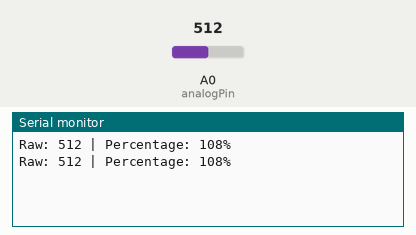
This sketch was run on a simulated Arduino Uno, built with avr-gcc and run on an emulated ATmega328P. Shown: the last lines printed to the serial monitor. The test bench sets the inputs (shaded band); at power-on: A0 (analogPin) = 512.

Above: at 1.8 s.
1.9 s: A0 (analogPin) set to 716
At 2.5 s:
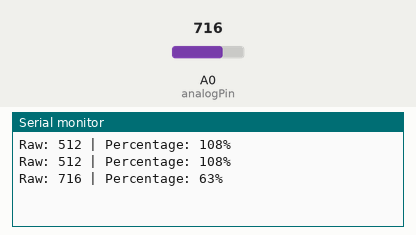
3.4 s: A0 (analogPin) set to 900
At 4.8 s:
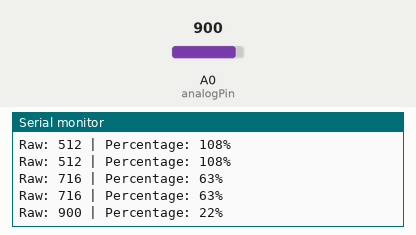
Timing chart, 0 to 6.4 s (numbered marks = the images above; inputs shaded):
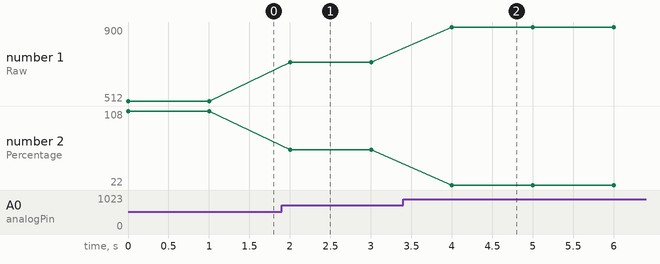

Measured:
- after the input at 1.9 s, the serial monitor: prints a new line after 0.10 s (image 1)
- after the input at 3.4 s, the serial monitor: prints a new line after 0.60 s (image 2)
- plotted number 1: 512 → 716 after the input at 1.9 s, 716 → 900 after the input at 3.4 s
- plotted number 2: 108 → 63 after the input at 1.9 s, 63 → 22 after the input at 3.4 s

The sketch:

moisture_sensor_analog.ino
```cpp
/* A0 pin on ESP8266 */
int analogPin = A0;
int moisture;
int percentage;

/*
 * The mapping depends on how the sensitivity is set with the blue dial.
 */
int map_high = 550;
int map_low = 1000;

void setup() {
  Serial.begin(9600);
}

void loop() {

  moisture = analogRead(analogPin);
  Serial.print("Raw: ");
  Serial.print(moisture);

  percentage = map(moisture, map_low, map_high, 0, 100);
  Serial.print(" | Percentage: ");
  Serial.print(percentage);
  Serial.println("%");

  delay(1000);
}
```
